Frame 1 (no input): blank canvas, image omitted
Frame 60 (the mouse pressed at the canvas centre just before this capture): blank canvas, image omitted
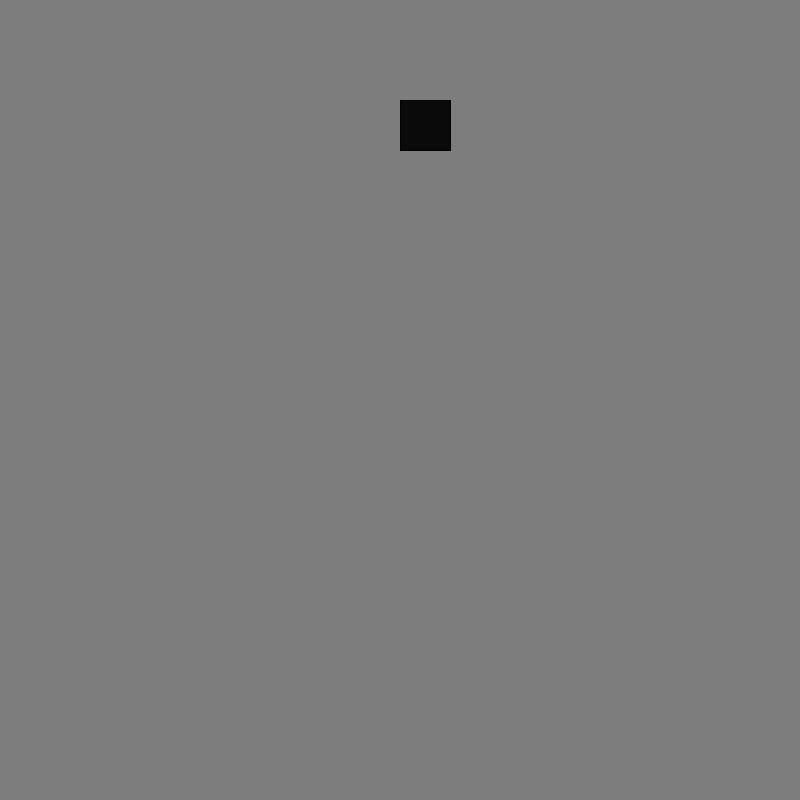
Frame 120 (the mouse held since frame 60 and released just before this capture)

The Processing sketch whose frames 1 and 60 were blank and that drew this single picture after the mouse press (run headless with seeded random() and noise(); from frame 60 on, the mouse is pressed at the canvas centre):

// Processing sketch: Week10_
// ── Week10_.pde
float Gravity;
ArrayList<Square> Squares; 
int Color;

class Square
{
  //Attributes
  PVector Position;
  float Width, Height;
  float Color;

  Square() {
  }


  void Display()
  {
    fill(Color);
    rect(Position.x,Position.y,Width,Height);
  }

  void Update()
  {
    Position.y -= Gravity;
  }
}



void setup()
{
  size(800, 800);
  Gravity = 5;
  Squares = new ArrayList<Square>();
}

void draw()
{
  background(125);
  //Update for all squares
   for(int i=0;i < Squares.size(); i++)
   {
     //Get each one
     Square s = Squares.get(i);
     s.Update();
     s.Display();
   }
}

void mousePressed()
{
  Color+= 10;
  //Setting Up Your Square
  Square newSquare = new Square();
  newSquare.Position = new PVector(mouseX,mouseY);
  newSquare.Width = 50;
  newSquare.Height = 50;
  newSquare.Color = Color;
  
  Squares.add(newSquare);
}
